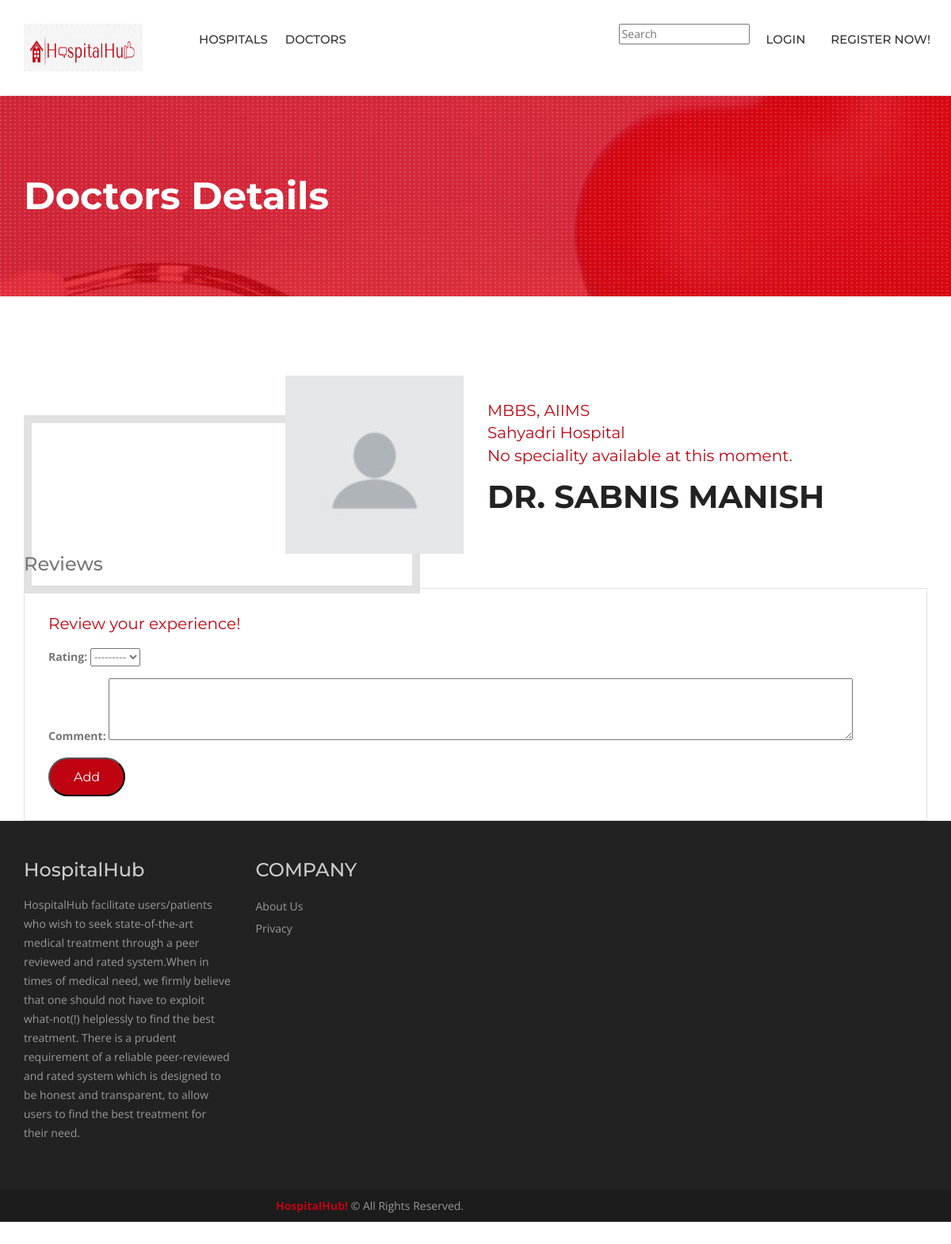
Before: /myhub/doctors/3 with the older database file.
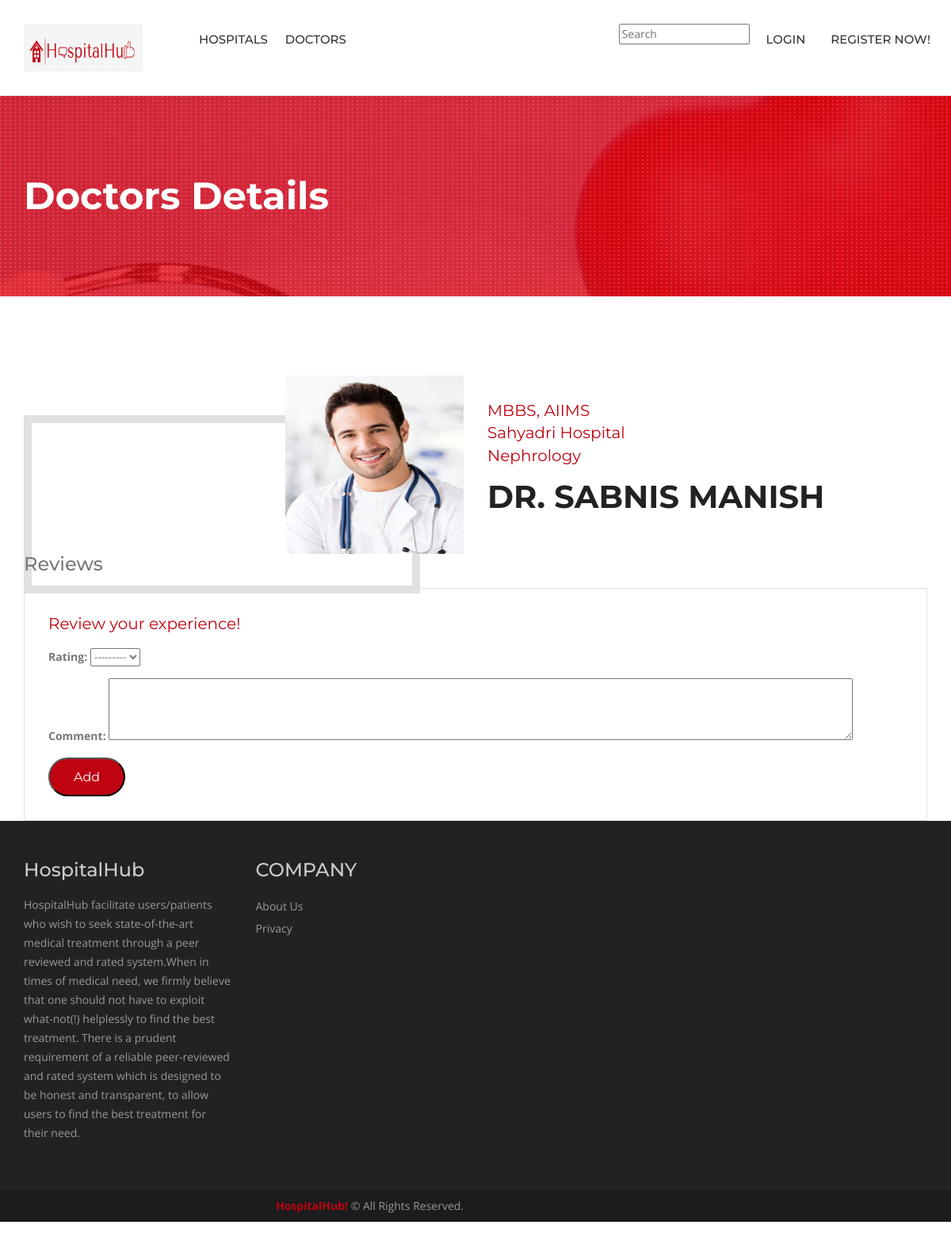
After: the same page with the newer database file.
### myhub/models.py (models this page shows, shortened)
class doctor(models.Model):
    first_name = models.CharField(max_length=100, blank=False, null=True)  # Field name made lowercase.
    last_name = models.CharField(max_length=100, blank=False, null=True)  # Field name made lowercase.
    edu = models.ManyToManyField(doctoredu, help_text="Select an education")
    hospital = models.ManyToManyField('hospital', help_text="Select hospital(s):")
    profile= models.ImageField(default ='default.jpg')
    desc = models.CharField(max_length=10000, help_text='Enter Doctor Description', default="No description available for this doctor.")
    speciality = models.CharField(max_length=1000, help_text='Enter Doctor Speciality', default="No speciality available at this moment.")
    class Meta:
        ordering = ['last_name', 'first_name']

class doctoredu(models.Model):
    degree = models.CharField(max_length=200, help_text='Enter degree')
    uni = models.ForeignKey(doctoruni, help_text='Select a uni for this degree', on_delete=models.CASCADE)
    def __str__(self):
        return self.degree + ", " + str(self.uni)

class doctoruni(models.Model):
    name = models.CharField(max_length=200, help_text='Enter your Uni', unique=True)
    def __str__(self):
        return self.name

class hospital(models.Model):
    name = models.CharField(max_length=100, null=True)  # Field name made lowercase.
    desc = models.CharField(max_length=10000, help_text='Enter Hospital Description')
    building = models.CharField(max_length=25, blank=False, null=True)  # Field name made lowercase.
    street = models.CharField(max_length=25, blank=False, null=True)  # Field name made lowercase.
    city = models.CharField(max_length=25, null=True)  # Field name made lowercase.
    pincode = models.IntegerField(blank=False, null=True)  # Field name made lowercase.
    beds = models.IntegerField(blank=True, null=True)  # Field name made lowercase.
    profile= models.ImageField(default ='default.jpg')
    def __str__(self):
        return str(self.name)

### myhub/views.py (the view)
# urls.py: path('doctors/<int:doctor_id>', views.DoctorDetailView, name='doctors-detail'),
def DoctorDetailView(request, doctor_id):
    Doctor = get_object_or_404(doctor, pk=doctor_id)
    form = DoctorReviewForm()
    return render(request, 'myhub/doctor_detail.html', {'doctor': Doctor, 'form': form})

### myhub/forms.py
class DoctorReviewForm(ModelForm):
    class Meta:
        model = doctor_review
        fields = ['rating', 'comment']
        widgets = {
            'comment': Textarea(attrs={'cols': 128, 'rows': 3})
        }

### myhub/templates/myhub/doctor_detail.html (shortened to what this page needs)
<!DOCTYPE html>
<html>
{% extends "base_generic.html" %}
{% load static %}
{% block content %}
<div class="inner-banner">
  <div class="container">
    <div class="row">
      <div class="col-md-7">
        <h1>Doctors Details</h1>
      </div>
      <div class="col-md-5">
      </div>
    </div>
  </div>
</div>
<div class="main-content">
  <div class="team-details">
    <div class="container">
      <div class="row">
        <div class="col-md-6 col-sm-6">
          <div class="team-detail-img"> <img src="{{doctor.profile.url}}" alt=""> </div>
        </div>
        <div class="col-md-6 col-sm-6">
          <div class="team-details-text">
            <div class="sectio-title-2"> <strong>{{ doctor.edu.all|join:"; " }}</strong>
            <div class="sectio-title-2"> <strong>{{ doctor.hospital.all|join:", "}}</strong>
            <div class="sectio-title-2"> <strong>{{ doctor.speciality}}</strong></div>
              <h2>{{ doctor.first_name }} {{ doctor.last_name }}</h2>
            </div>
          </div>
        </div>
      </div>
    <div class="col-md-12">
      <div class="home-testimonials">
        <div class="sectio-title-2"> <h3>Reviews</h3>
        </div>
        <div class="item">
          <div class="testimonial-holder">
            <div class="sectio-title-2"> <strong>Review your experience!</strong></div>
            <form action="{% url 'doctor_add_review' doctor.id %}"  method="post">
                {{ form.as_p }}
                <input class="book-app" type="submit" value="Add"/>
            </form>
          </div>
        </div>
      </div>
    </div>
    </div>
  </div>
</div>
{% endblock %}

Changed rows visible on the page:
changed doctor "DR. SABNIS": profile: picture added in place of a placeholder; speciality "No speciality available at this moment." → "Nephrology"
